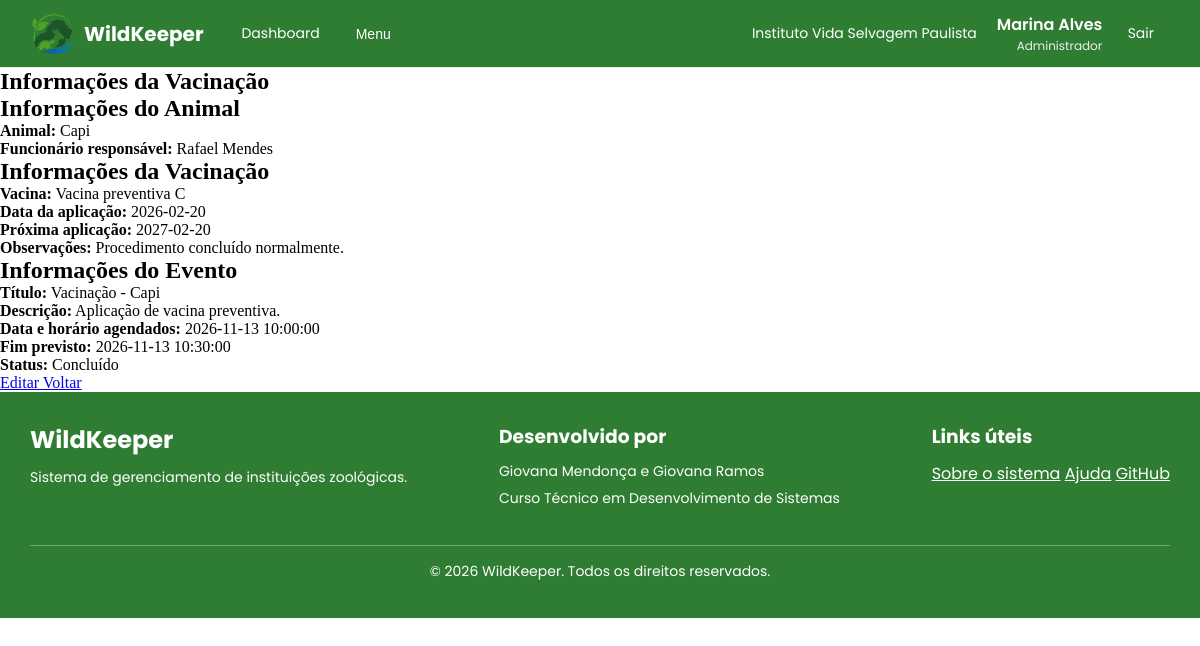
The app's page /src/vacinas/mostrar_vacina.php?id=5 (signed in) with its own data.
### tables this page shows
CREATE TABLE
    IF NOT EXISTS vacinas (
        id INT PRIMARY KEY AUTO_INCREMENT,
        nome_vacina VARCHAR(50) NOT NULL,
        data_aplicacao DATE NOT NULL,
        proxima_aplicacao DATE DEFAULT NULL,
        observacoes TEXT DEFAULT NULL,
        evento_id INT NOT NULL,
        FOREIGN KEY (evento_id) REFERENCES eventos (id),
        created_at TIMESTAMP DEFAULT CURRENT_TIMESTAMP,
        updated_at TIMESTAMP DEFAULT CURRENT_TIMESTAMP ON UPDATE CURRENT_TIMESTAMP
    );

CREATE TABLE
    IF NOT EXISTS animais (
        id INT PRIMARY KEY AUTO_INCREMENT,
        nome VARCHAR(100) NOT NULL,
        sexo ENUM ('Masculino', 'Feminino', 'Indeterminado'),
        data_nascimento DATE DEFAULT NULL,
        data_chegada DATE DEFAULT NULL,
        peso DECIMAL(10, 3) NOT NULL,  
        altura DECIMAL(10, 3) NOT NULL,  
        microchip VARCHAR(20) NOT NULL UNIQUE,
        observacoes TEXT,
        especie_id INT NOT NULL,
        habitat_id INT NOT NULL,
        status_id INT NOT NULL,
        saude_status_id INT NOT NULL,
        instituicao_id INT NOT NULL,
        FOREIGN KEY (especie_id) REFERENCES especies (id),
        FOREIGN KEY (habitat_id) REFERENCES habitats (id),
        FOREIGN KEY (status_id) REFERENCES status_animais (id),
        FOREIGN KEY (saude_status_id) REFERENCES saude_status (id),
        FOREIGN KEY (instituicao_id) REFERENCES instituicoes (id),
        created_at TIMESTAMP DEFAULT CURRENT_TIMESTAMP,
        updated_at TIMESTAMP DEFAULT CURRENT_TIMESTAMP ON UPDATE CURRENT_TIMESTAMP
    );

CREATE TABLE
    IF NOT EXISTS users (
        id INT PRIMARY KEY AUTO_INCREMENT,
        nome VARCHAR(100) NOT NULL,
        cpf VARCHAR(14) NOT NULL UNIQUE,
        data_nascimento DATE NOT NULL,
        genero ENUM (
            'Masculino',
            'Feminino',
            'Não-binário',
            'Outro',
            'Prefiro não informar'
        ) NOT NULL,
        telefone VARCHAR(20) NOT NULL UNIQUE,
        email VARCHAR(100) NOT NULL UNIQUE,
        senha_hash VARCHAR(255) NOT NULL,
        cargo_id INT NOT NULL,
        status ENUM ('Ativo', 'Férias', 'Afastado', 'Desligado') DEFAULT 'Ativo',
        instituicao_id INT NOT NULL,
        FOREIGN KEY (cargo_id) REFERENCES cargos (id),
        FOREIGN KEY (instituicao_id) REFERENCES instituicoes (id),
        created_at TIMESTAMP DEFAULT CURRENT_TIMESTAMP,
        updated_at TIMESTAMP DEFAULT CURRENT_TIMESTAMP ON UPDATE CURRENT_TIMESTAMP
    );

CREATE TABLE
    IF NOT EXISTS eventos (
        id INT PRIMARY KEY AUTO_INCREMENT,
        titulo VARCHAR(255) NOT NULL,
        descricao TEXT,
        tipo ENUM (
            'Consulta',
            'Vacinação',
            'Alimentação',
            'Manutenção',
            'Transferência',
            'Outro'
        ),
        data_inicio DATETIME NOT NULL,
        data_fim DATETIME NOT NULL,
        animal_id INT DEFAULT NULL,
        habitat_id INT DEFAULT NULL,
        funcionario_id INT NOT NULL,
        status ENUM (
            'Agendado',
            'Em andamento',
            'Concluído',
            'Cancelado'
        ) DEFAULT 'Agendado',
        instituicao_id INT NOT NULL,
        FOREIGN KEY (animal_id) REFERENCES animais (id),
        FOREIGN KEY (habitat_id) REFERENCES habitats (id),
        FOREIGN KEY (funcionario_id) REFERENCES users (id),
        FOREIGN KEY (instituicao_id) REFERENCES instituicoes (id),
        created_at TIMESTAMP DEFAULT CURRENT_TIMESTAMP,
        updated_at TIMESTAMP DEFAULT CURRENT_TIMESTAMP ON UPDATE CURRENT_TIMESTAMP
    );

### src/vacinas/mostrar_vacina.php (the view, shortened to what this page needs)
<?php
include "../includes/autenticacao.php";
$instituicao_id = $_SESSION['instituicao_id'];
$id = trim($_GET['id'] ?? '');
$sql = "SELECT
    vacinas.id,
    vacinas.nome_vacina,
    vacinas.data_aplicacao,
    vacinas.proxima_aplicacao,
    vacinas.observacoes,
    eventos.id AS evento_id,
    eventos.titulo,
    eventos.descricao,
    eventos.data_inicio,
    eventos.data_fim,
    eventos.status,
    animais.id AS animal_id,
    animais.nome AS animal_nome,
    users.id AS funcionario_id,
    users.nome AS funcionario_nome
FROM vacinas
INNER JOIN eventos ON vacinas.evento_id = eventos.id
INNER JOIN animais ON eventos.animal_id = animais.id
INNER JOIN users ON eventos.funcionario_id = users.id
WHERE vacinas.id = ?
AND eventos.instituicao_id = ?";
$stmt = $conexao->prepare($sql);
$stmt->bind_param("ii", $id, $instituicao_id);
$stmt->execute();
$result = $stmt->get_result();
$vacina = $result->fetch_assoc();
?>
<!DOCTYPE html>
<html lang="pt-BR">
<head>
    <link rel="stylesheet" href="../../assets/css/reset.css">
    <link rel="stylesheet" href="../../assets/css/dashboard_global.css">
</head>
<body>
    <?php include "../includes/dashboard-header.php" ?>
    <main>
        <section>
            <h1>Informações da Vacinação</h1>
            <article>
                <h2>Informações do Animal</h2>
                <p>
                    <strong>Animal:</strong>
                    <?= htmlspecialchars($vacina['animal_nome']) ?>
                </p>
                <p>
                    <strong>Funcionário responsável:</strong>
                    <?= htmlspecialchars($vacina['funcionario_nome']) ?>
                </p>
            </article>
            <article>
                <h2>Informações da Vacinação</h2>
                <p>
                    <strong>Vacina:</strong>
                    <?= htmlspecialchars($vacina['nome_vacina']) ?>
                </p>
                <p>
                    <strong>Data da aplicação:</strong>
                    <?= htmlspecialchars($vacina['data_aplicacao']) ?>
                </p>
                <p>
                    <strong>Próxima aplicação:</strong>
                    <?= htmlspecialchars($vacina['proxima_aplicacao'] ?? 'Não possui') ?>
                </p>
                <p>
                    <strong>Observações:</strong>
                    <?= !empty($vacina['observacoes']) ? nl2br(htmlspecialchars($vacina['observacoes'])) : 'Nenhuma observação.' ?>
                </p>
            </article>
            <article>
                <h2>Informações do Evento</h2>
                <p>
                    <strong>Título:</strong>
                    <?= htmlspecialchars($vacina['titulo']) ?>
                </p>
                <?php if (!empty($vacina['descricao'])): ?>
                    <p>
                        <strong>Descrição:</strong>
                        <?= nl2br(htmlspecialchars($vacina['descricao'])) ?>
                    </p>
                <?php endif; ?>
                <p>
                    <strong>Data e horário agendados:</strong>
                    <?= htmlspecialchars($vacina['data_inicio']) ?>
                </p>
                <?php if (!empty($vacina['data_fim'])): ?>
                    <p>
                        <strong>Fim previsto:</strong>
                        <?= htmlspecialchars($vacina['data_fim']) ?>
                    </p>
                <?php endif; ?>
                <p>
                    <strong>Status:</strong>
                    <?= htmlspecialchars($vacina['status']) ?>
                </p>
            </article>
            <a href="editar_vacina.php?id=<?= htmlspecialchars($vacina['id']) ?>">
                Editar
            </a>
            <a href="index.php">
                Voltar
            </a>
        </section>
    </main>
    <?php include "../includes/dashboard-footer.php" ?>
</body>
</html>

### assets/css/dashboard_global.css (style rules this page uses)
:root { --verde-principal: #2E7D32; --verde-claro: #81C784; --azul: #1565C0; --cinza: #ECEFF1; --branco: #FFFFFF; --erro-sair: #D32F2F; --sucesso: #388E3C; --texto: #263238; }

### records on screen
vacinas: animais.nome "Capi", users.nome "Rafael Mendes", nome_vacina "Vacina preventiva C", data_aplicacao "2026-02-20", proxima_aplicacao "2027-02-20", observacoes "Procedimento concluído normalmente.", evento.titulo "Vacinação - Capi", evento.descricao "Aplicação de vacina preventiva.", evento.data_inicio "2026-11-13 10:00:00", evento.data_fim "2026-11-13 10:30:00", evento.status "Concluído"

### other values on screen
$_SESSION['instituicao_nome'] "Instituto Vida Selvagem Paulista"
$_SESSION['nome'] "Marina Alves"
$_SESSION['cargo_nome'] "Administrador"
